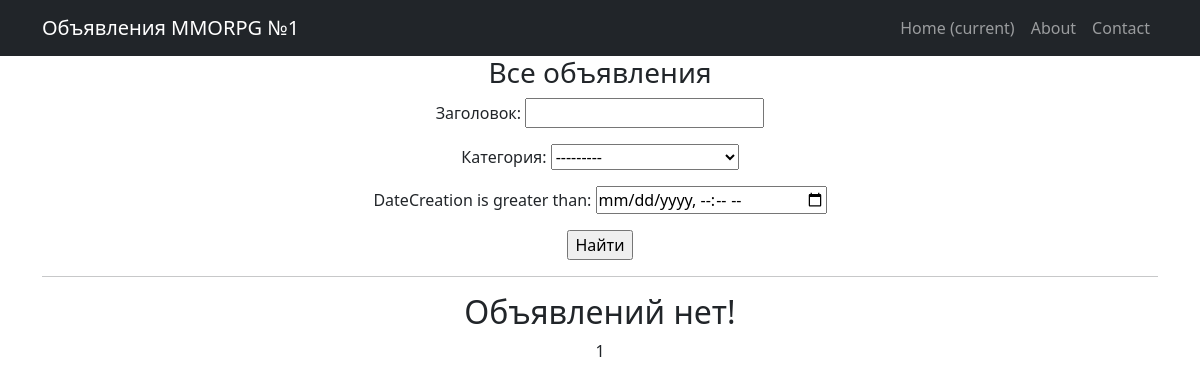
/announcements/, run on an earlier commit of the app's database.
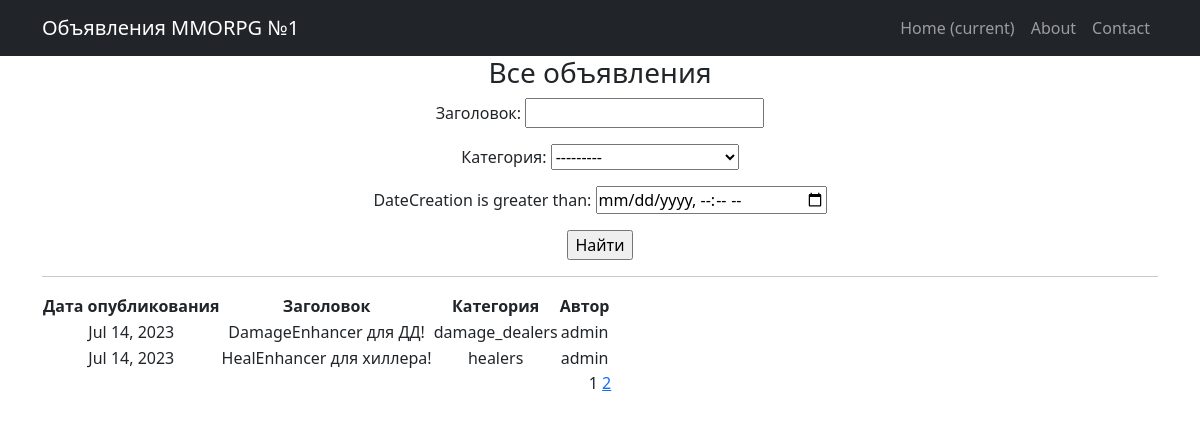
And on a later commit of the database.
### announcements/models.py (models this page shows, shortened)
class Announcement(models.Model):
    author = models.ForeignKey(User, on_delete=models.CASCADE, verbose_name='Автор')
    TYPE = (('tanks', 'Танки'),
            ('healers', 'Хилы'),
            ('damage_dealers', 'ДД'),
            ('dealers', 'Торговцы'),
            ('guild_masters', 'Гилдмастеры'),
            ('quest_givers', 'Квестгиверы'),
            ('blacksmiths', 'Кузнецы'),
            ('tanners', 'Кожевники'),
            ('potion_masters', 'Зельевары'),
            ('spell_masters', 'Мастера заклинаний'))
    category = models.CharField(max_length=15, choices=TYPE, default='tanks', verbose_name='Категория')
    dateCreation = models.DateTimeField(default=timezone.now)
    title = models.CharField(max_length=256, verbose_name = 'Заголовок')
    text = RichTextField(blank='True', null='True', verbose_name = 'Текст')
    class Meta:
        verbose_name = 'Объявление'
        verbose_name_plural = 'Объявления'

### announcements/views.py (the view)
# urls.py: path('', AnnouncementsList.as_view()),
class AnnouncementsList(ListView):
    model = Announcement
    template_name = 'announcements.html'
    context_object_name = 'announcements'
    paginate_by = 2
    def get_queryset(self):
        queryset = super().get_queryset()
        self.filterset = AnnouncementFilter(self.request.GET, queryset)
        return self.filterset.qs
    def get_context_data(self, **kwargs):
        context = super().get_context_data(**kwargs)
        context['filterset'] = self.filterset
        return context

### announcements/templatetags/custom_tags.py (called while the page is built)
@register.simple_tag(takes_context=True)
def url_replace(context, **kwargs):
   d = context['request'].GET.copy()
   for k, v in kwargs.items():
       d[k] = v
   return d.urlencode()

### templates/announcements.html (shortened to what this page needs)
{% extends 'flatpages/default.html' %}
{% load static %}
{% load custom_tags %}
{% block content %}
    <h3>Все объявления</h3>
   <form action="" method="get">
       {{ filterset.form.as_p }}
       <input type="submit" value="Найти" />
   </form>
   <hr>
   {% if announcements %}
       <table>
           <tr>
               <td><b>Дата опубликования</b></td>
               <td><b>Заголовок</b></td>
               <td><b>Категория</b></td>
               <td><b>Автор</b></td>
           </tr>
           {% for announcement in announcements %}
           <tr>
               <td>{{ announcement.dateCreation|date:"M d, Y"|center:"20" }}</td>
               <td>{{ announcement.title|center:"20" }}</td>
               <td>{{ announcement.category|center:"20" }}</td>
               <td>{{ announcement.author|center:"20" }}</td>
           </tr>
           {% endfor %}
       </table>
   {% else %}
       <h2>Объявлений нет!</h2>
   {% endif %}
   {{ page_obj.number }}
   {% if page_obj.has_next %}
       <a href="?{% url_replace page=page_obj.next_page_number %}">{{ page_obj.next_page_number }}</a>
   {% endif %}
{% endblock content %}

### templates/flatpages/default.html (shortened to what this page needs)
<!DOCTYPE html>
{% load static %}
<html lang="en">
    <head>
        <link href="{% static 'css/styles.css' %}" rel="stylesheet" />
    </head>
    <body>
<nav class="navbar navbar-expand-lg navbar-dark bg-dark static-top">
   <div class="container">
       <a class="navbar-brand" href="/announcements/">Объявления MMORPG №1</a>
       <div class="collapse navbar-collapse" id="navbarResponsive">
           <ul class="navbar-nav ms-auto mb-2 mb-lg-0">
               <li class="nav-item active">
                   <a class="nav-link" href="/announcements/">Home
                       <span class="sr-only">(current)</span>
                   </a>
               </li>
               <li class="nav-item">
                   <a class="nav-link" href="/about/">About</a>
               </li>
               <li class="nav-item">
                   <a class="nav-link" href="/contacts/">Contact</a>
               </li>
           </ul>
       </div>
   </div>
</nav>
    <div class="container">
   <div class="row">
       <div class="col-lg-12 text-center">
           {% block content %}{% endblock content %}
       </div>
   </div>
</div>
    </body>
</html>

What changed in the data, as far as the page shows it:
added Announcement: dateCreation "Jul 14, 2023", title "DamageEnhancer для ДД!", category "damage_dealers", author "admin"
added Announcement: dateCreation "Jul 14, 2023", title "HealEnhancer для хиллера!", category "healers", author "admin"
Also different on the page:
{{ page_obj.next_page_number }}: (not shown) → "2"
text no longer shown: "Объявлений нет!"
text now shown: "Дата опубликования Заголовок Категория Автор"
